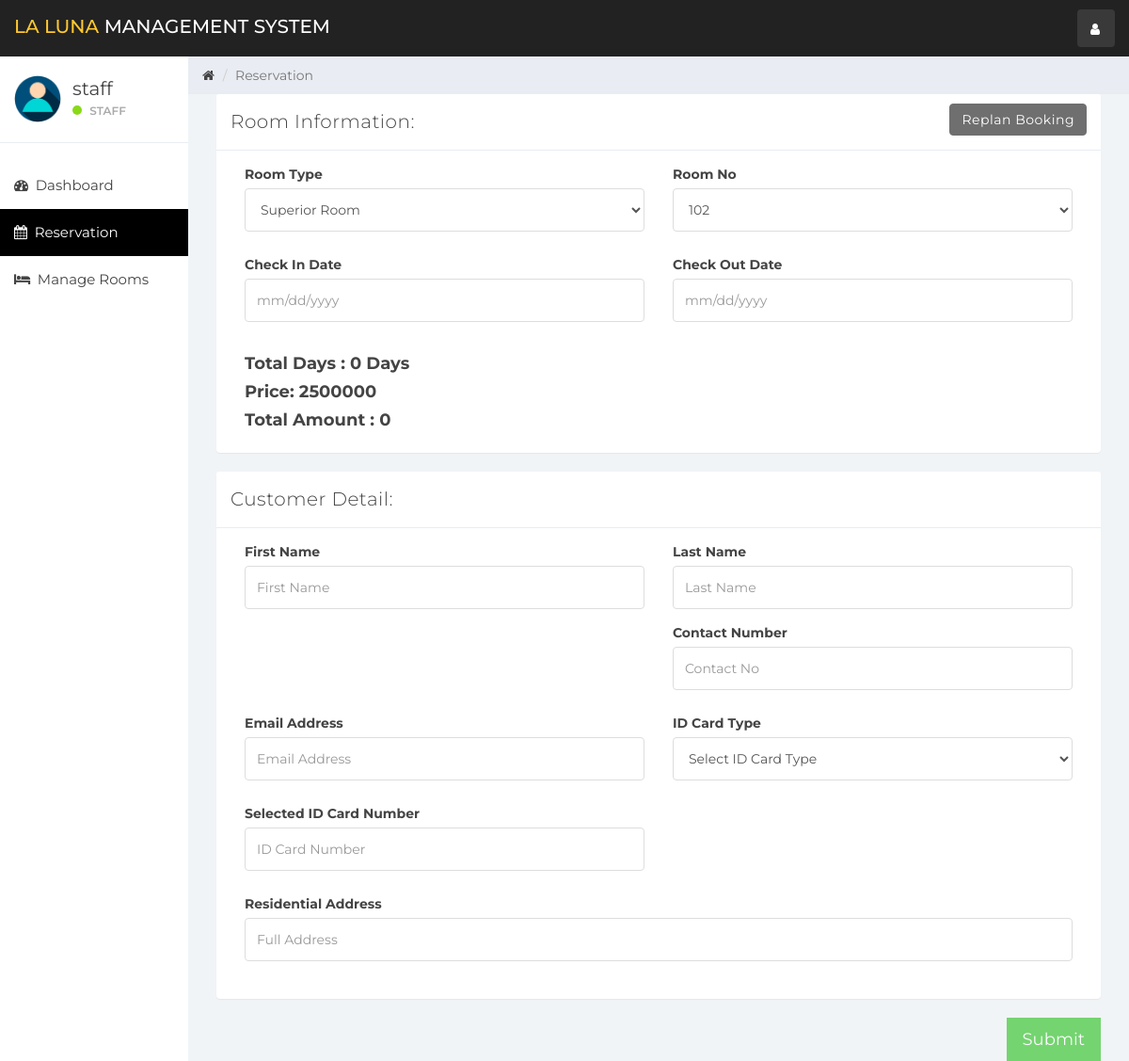
Screenshot of /index.php?reservation&room_id=2&room_type_id=1 (signed in) with the database file from the repository.
### tables this page shows
CREATE TABLE `staff` (
  `emp_id` int(11) NOT NULL,
  `emp_name` varchar(100) NOT NULL,
  `staff_type_id` int(11) NOT NULL,
  `shift_id` int(11) NOT NULL,
  `id_card_type` int(11) NOT NULL,
  `id_card_no` varchar(20) NOT NULL,
  `address` varchar(100) NOT NULL,
  `contact_no` bigint(20) NOT NULL,
  `salary` bigint(20) NOT NULL,
  `joining_date` timestamp NOT NULL DEFAULT current_timestamp(),
  `updated_at` timestamp NOT NULL DEFAULT current_timestamp() ON UPDATE current_timestamp(),
  `username` varchar(100) NOT NULL,
  `password` varchar(100) NOT NULL
);

CREATE TABLE `staff_type` (
  `staff_type_id` int(10) NOT NULL,
  `staff_type` varchar(100) NOT NULL
);

CREATE TABLE `room` (
  `room_id` int(10) NOT NULL,
  `room_type_id` int(10) NOT NULL,
  `room_no` varchar(10) NOT NULL,
  `status` tinyint(1) DEFAULT NULL,
  `check_in_status` tinyint(1) NOT NULL,
  `check_out_status` tinyint(1) NOT NULL,
  `deleteStatus` tinyint(1) DEFAULT 0
);

CREATE TABLE `room_type` (
  `room_type_id` int(10) NOT NULL,
  `room_type` varchar(100) NOT NULL,
  `price` int(10) NOT NULL,
  `max_person` int(10) NOT NULL
);

### db.php (called while the page is built, shortened)
<?php
class database  {
    var $hostname = "localhost";
    var $username = 'root';
    var $password = '';
    var $dbname = 'reservasi_hotel';
    public function __construct()
    {
        $this->connection = mysqli_connect($this->hostname,$this->username,$this->password,$this->dbname);
    }
}

### reservation.php (the view, shortened to what this page needs)
<?php
if (isset($_GET['room_id'])) {
    $get_room_id = $_GET['room_id'];
    $get_room_sql = "SELECT * FROM room NATURAL JOIN room_type WHERE room_id = '$get_room_id'";
    $get_room_result = mysqli_query($db->connection, $get_room_sql);
    $get_room = mysqli_fetch_assoc($get_room_result);
    $get_room_type_id = $get_room['room_type_id'];
    $get_room_type = $get_room['room_type'];
    $get_room_no = $get_room['room_no'];
    $get_room_price = $get_room['price'];
}
?>
<div class="col-sm-9 col-sm-offset-3 col-lg-10 col-lg-offset-2 main">
    <div class="row">
        <ol class="breadcrumb">
            <li><a href="#">
                    <em class="fa fa-home"></em>
                </a></li>
            <li class="active">Reservation</li>
        </ol>
    </div>
    <div class="row">
        <div class="col-lg-12">
            <form role="form" id="booking" data-toggle="validator">
                <div class="col-lg-12">
                    <?php
                    if (isset($_GET['room_id'])) { ?>
                        <div class="panel panel-default">
                            <div class="panel-heading">Room Information:
                                <a class="btn btn-secondary pull-right" href="index.php?room_mang">Replan Booking</a>
                            </div>
                            <div class="panel-body">
                                <div class="form-group col-lg-6">
                                    <label>Room Type</label>
                                    <select class="form-control" id="room_type" data-error="Select Room Type" required>
                                        <option selected value="<?php echo $get_room_type_id; ?>"><?php echo $get_room_type; ?></option>
                                    </select>
                                </div>
                                <div class="form-group col-lg-6">
                                    <label>Room No</label>
                                    <select class="form-control" id="room_no" onchange="fetch_price(this.value)" required
                                        data-error="Select Room No">
                                        <option selected value="<?php echo $get_room_id; ?>"><?php echo $get_room_no; ?>
                                        </option>
                                    </select>
                                </div>
                                <div class="form-group col-lg-6">
                                    <label>Check In Date</label>
                                    <input type="text" class="form-control" placeholder="mm/dd/yyyy" id="check_in_date"
                                        data-error="Select Check In Date" required>
                                </div>
                                <div class="form-group col-lg-6">
                                    <label>Check Out Date</label>
                                    <input type="text" class="form-control" placeholder="mm/dd/yyyy" id="check_out_date"
                                        data-error="Select Check Out Date" required>
                                </div>
                                <div class="col-lg-12">
                                    <h4 style="font-weight: bold">Total Days : <span id="staying_day">0</span> Days</h4>
                                    <h4 style="font-weight: bold">Price: <span id="price">
                                            <?php echo $get_room_price; ?>
                                        </span></h4>
                                    <h4 style="font-weight: bold">Total Amount : <span id="total_price">0</span></h4>
                                </div>
                            </div>
                        </div>
                    <?php }
                    ?>
                    <div class="panel panel-default">
                        <div class="panel-heading">Customer Detail:</div>
                        <div class="panel-body">
                            <div class="form-group col-lg-6">
                                <label>First Name</label>
                                <input class="form-control" placeholder="First Name" id="first_name"
                                    data-error="Enter First Name" required>
                            </div>
                            <div class="form-group col-lg-6">
                                <label>Last Name</label>
                                <input class="form-control" placeholder="Last Name" id="last_name">
                            </div>
                            <div class="form-group col-lg-6">
                                <label>Contact Number</label>
                                <input type="number" class="form-control" data-error="Enter Min 10 Digit"
                                    data-minlength="10" placeholder="Contact No" id="contact_no" required>
                            </div>
                            <div class="form-group col-lg-6">
                                <label>Email Address</label>
                                <input type="email" class="form-control" placeholder="Email Address" id="email"
                                    data-error="Enter Valid Email Address" required>
                            </div>
                            <div class="form-group col-lg-6">
                                <label>ID Card Type</label>
                                <select class="form-control" id="id_card_id" data-error="Select ID Card Type" required
                                    onchange="validId(this.value);">
                                    <option selected disabled>Select ID Card Type</option>
                                </select>
                            </div>
                            <div class="form-group col-lg-6">
                                <label>Selected ID Card Number</label>
                                <input type="text" class="form-control" placeholder="ID Card Number" id="id_card_no"
                                    data-error="Enter Valid ID Card No" required>
                            </div>
                            <div class="form-group col-lg-12">
                                <label>Residential Address</label>
                                <input type="text" class="form-control" placeholder="Full Address" id="address"
                                    required>
                            </div>
                        </div>
                    </div>
                    <button type="submit" class="btn btn-lg btn-success pull-right"
                        style="border-radius:0%">Submit</button>
                </div>
            </form>
        </div>
    </div>
</div>

### sidebar.php (shortened to what this page needs)
<div id="sidebar-collapse" class="col-sm-3 col-lg-2 sidebar">
    <div class="profile-sidebar">
        <div class="profile-userpic">
            <img src="img/user.png" class="img-responsive" alt="">
        </div>
        <div class="profile-usertitle">
            <div class="profile-usertitle-name">
                <?php echo $user['username']; ?>
            </div>
            <div class="profile-usertitle-status"><span class="indicator label-success"></span>
                <?php echo $user['staff_type']; ?>
            </div>
        </div>
    </div>
    <ul class="nav menu">
        <?php
        if (isset($_GET['dashboard'])) { ?>
            <?php if ($user['staff_type'] == 'admin' || $user['staff_type'] == 'staff'): ?>
                <li class="active">
                    <a href="index.php?dashboard"><em class="fa fa-dashboard">&nbsp;</em>
                        Dashboard
                    </a>
                </li>
            <?php endif; ?>
        <?php } else { ?>
            <?php if ($user['staff_type'] == 'admin' || $user['staff_type'] == 'staff'): ?>
                <li>
                    <a href="index.php?dashboard"><em class="fa fa-dashboard">&nbsp;</em>
                        Dashboard
                    </a>
                </li>
            <?php endif; ?>
        <?php }
        if (isset($_GET['reservation'])) { ?>
            <li class="active">
                <a href="index.php?reservation"><em class="fa fa-calendar">&nbsp;</em>
                    Reservation
                </a>
            </li>
        <?php }
        if (isset($_GET['room_mang'])) { ?>
            <?php if ($user['staff_type'] == 'admin' || $user['staff_type'] == 'staff'): ?>
                <li class="active">
                    <a href="index.php?room_mang"><em class="fa fa-bed">&nbsp;</em>
                        Manage Rooms
                    </a>
                </li>
            <?php endif; ?>
        <?php } else { ?>
            <?php if ($user['staff_type'] == 'admin' || $user['staff_type'] == 'staff'): ?>
                <li>
                    <a href="index.php?room_mang"><em class="fa fa-bed">&nbsp;</em>
                        Manage Rooms
                    </a>
                </li>
            <?php endif; ?>
        <?php } ?>
    </ul>
</div>

### css/styles.css (style rules this page uses)
body { background: #f1f4f7; padding-top: 60px; font-size: 14px; color: #444444; font-family: "Montserrat", "Helvetica Neue", Helvetica, Arial, sans-serif; }
a, a:hover, a:focus { color: #444444; }
h1, h2, h3, h4, h5, h6 { color: #444444; }
h3, h4 { font-weight: 300; }
input.form-control { border: 1px solid #ddd; box-shadow: none; height: 46px; }
select.form-control { border: 1px solid #ddd; box-shadow: none; height: 46px; }
.btn-secondary, .btn-secondary:hover, .btn-secondary:focus, .btn-secondary:active, .btn-secondary.active, .open > .dropdown-toggle.btn-secondary, .btn-secondary.disabled, .btn-secondary[disabled], fieldset[disabled] .btn-secondary, .btn-secondary.disabled:hover, .btn-secondary[disabled]:hover, fieldset[disabled] .btn-secondary:hover, .btn-secondary.disabled:focus, .btn-secondary[disabled]:focus, fieldset[disabled] .btn-secondary:focus, .btn-secondary.disabled:active, .btn-secondary[disabled]:active, fieldset[disabled] .btn-secondary:active, .btn-secondary.disabled.active, .btn-secondary[disabled].active, fieldset[disabled] .btn-secondary.active { background-color: #6f6f6f; border-color: #6f6f6f; color: white; }
.btn-success, .btn-success:hover, .btn-success:focus, .btn-success:active, .btn-success.active, .open > .dropdown-toggle.btn-success, .btn-success.disabled, .btn-success[disabled], fieldset[disabled] .btn-success, .btn-success.disabled:hover, .btn-success[disabled]:hover, fieldset[disabled] .btn-success:hover, .btn-success.disabled:focus, .btn-success[disabled]:focus, fieldset[disabled] .btn-success:focus, .btn-success.disabled:active, .btn-success[disabled]:active, fieldset[disabled] .btn-success:active, .btn-success.disabled.active, .btn-success[disabled].active, fieldset[disabled] .btn-success.active { background-color: #32c328; border-color: #32c328; }
.label-success { background-color: #8ad919; }
.panel { border: 0; }
.panel-heading { font-size: 20px; font-weight: 300; letter-spacing: 0.025em; height: 60px; line-height: 38px; }
.panel-default .panel-heading { background: #fff; border-bottom: 1px solid #e9ecf2; color: #444444; }
.sidebar { display: block; padding: 0; display: none; box-shadow: none; background: #fff; }
.sidebar ul { margin: 20px 0px; }
@media (min-width: 768px) { .sidebar { display: block; position: fixed; top: 60px; bottom: 0; left: 0; z-index: 1000; display: block; margin: 0; padding: 0; overflow-x: hidden; overflow-y: auto; } }
.sidebar ul.nav .active a, .sidebar ul.nav li.parent a.active, .sidebar ul.nav .active > a:hover, .sidebar ul.nav li.parent a.active:hover, .sidebar ul.nav .active > a:focus, .sidebar ul.nav li.parent a.active:focus { color: #fff; background-color: #000000; }
.sidebar ul.nav li a { height: 50px; font-size: 15px; line-height: 2em; color: #444444; }
.profile-sidebar { padding: 10px 0; border-bottom: 1px solid #e9ecf2; }
.indicator { width: 10px; height: 10px; display: inline-block; border-radius: 9999px; margin-right: 5px; }
.profile-userpic img { float: left; margin: 10px 0px 0px 15px; width: 50px; height: 50px; border-radius: 9999px !important; }
.profile-usertitle { float: left; text-align: left; margin: 10px 0 0 12px; }
.profile-usertitle-name { font-size: 20px; margin-bottom: 0px; }
.profile-usertitle-status { text-transform: uppercase; color: #aaa; font-size: 12px; font-weight: 600; margin-bottom: 15px; }
.breadcrumb { border-radius: 0; padding: 10px 15px 10px 15px; background: #e9ecf2; margin: 0; }

### rows the page displays
staff: username "staff", staff_type.staff_type "STAFF"
room: room_type.room_type "Superior Room", room_no "102", room_type.price "2500000"
